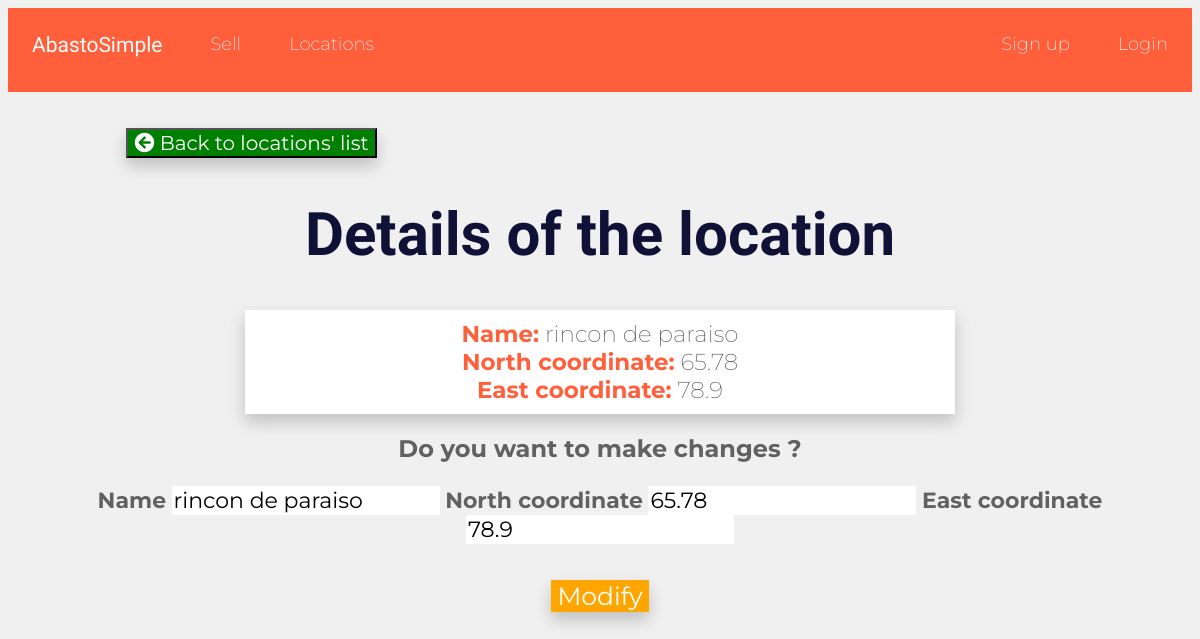
The app's page /locations/rincon-de-paraiso/ with its own data.
### locations/models.py (models this page shows, shortened)
class Location(models.Model):
    id = models.AutoField(primary_key=True)
    name=models.CharField(max_length=50)
    north_coordinate=models.FloatField()
    east_coordinate=models.FloatField()
    owner=models.ForeignKey(User)
    slug=models.CharField(max_length=50, default="none")

### locations/views.py (the view, shortened to what this page needs)
# urls.py: url(r'^(?P<slug>[\w-]+)/$',views.location_details, name="location_details"),
def location_details(request, slug):
    locations=Location.objects.all().order_by('owner')
    user=request.user
    sellpairs_list=SellPair.objects.all().order_by('product')
    location= Location.objects.get(slug=slug)
    print(slug)
    return render(request, "locations/location_details.html", {'user':user, 'location':location})

### templates/locations/location_details.html (shortened to what this page needs)
{% extends 'base_layout.html'%}
{% block content %}
{% load static from staticfiles %}
      <button id="details" style="float:left; margin-left: 10%; box-shadow: 0px 8px 16px 0px rgba(0,0,0,0.2); font-family: 'Montserrat', sans-serif;font-size: 20px;background-color: green; color:white;">
      <a style="text-decoration:none; color:white;" href="/locations/locations-list"><i class="fas fa-arrow-circle-left"></i> Back to locations' list</a></button><br />
      <h1>Details of the location</h1>
      <div style="  box-shadow: 0px 8px 16px 0px rgba(0,0,0,0.2); background-color: white; margin-left:20%; font-size: 23px; margin-right:20%; padding-top:10px; padding-bottom:10px; border:2px;">
        <b style="color: #ff5f3b;" >Name:</b> {{location.name}} <br />
        <b style="color: #ff5f3b;">North coordinate:</b> {{location.north_coordinate}} <br />
        <b style="color: #ff5f3b;">East coordinate:</b> {{location.east_coordinate}} <br />
      </div>
      <h2 style="margin-bottom:2%;"> Do you want to make changes ? </h2>
      <form action="{% url 'locations:location_details' slug=location.slug %}" method="post" enctype="multipart/form-data">
        <label><b>Name</b></label>
        <input type="text" name="name"  value="{{location.name}}">
        <label><b>North coordinate</b></label>
        <input type="number" step="0.01" name="north_coordinate"  value="{{location.north_coordinate}}">
        <label><b>East coordinate</b></label>
        <input type="number"  step="0.01" name="east_coordinate"  value="{{location.east_coordinate}}"><br />
        <input type="submit"  style="font-size: 25px; margin-top: 3%; box-shadow: 0px 8px 16px 0px rgba(0,0,0,0.2); background-color:orange; color:white;" value="Modify" />
        </form>
      </div>
{% endblock %}

### assets/styles.css (style rules this page uses)
body { text-align: center; background-color: #f0f0f0; font-family: 'Montserrat', sans-serif; font-weight: 200; color: #616161; }
h1 { padding-top: 1%; font-size: 60px; color: #0f1136; font-family: 'Indie Flower', sans-serif; }
form { font-size: 22px; }
input { font-family: 'Montserrat', sans-serif; border: none; font-size: 22px; }
#details { font-family: 'Montserrat', sans-serif; font-size: 10px; background-color: white; }

### records on screen
Location: name "rincon de paraiso", north_coordinate "65.78", east_coordinate "78.9"
